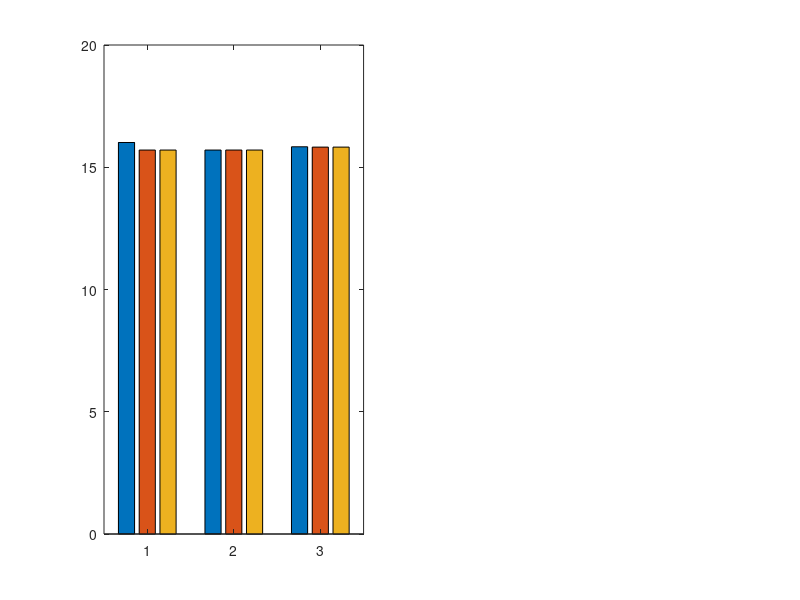

Source code (MATLAB): (Note: this script raises an error after producing the figure.)
%% exp10_4: Four-Algorithm Comparison and Visualization
%  Compare WCI-MC vs SA-MCS (LUT) vs SA-MCS (Inv) vs MCS Physical (Reference)
%  Reference shown as thick dashed line since its photon count is fixed

clc; clear; close all;
cd(fileparts(mfilename('fullpath')));

% ================= Load Data =================
data_wci   = load('data_exp10_WCIMC_None.mat');
data_sa    = load('data_exp10_SA_MCS.mat');
data_sa_inv = load('data_exp10_SA_MCS_Inv.mat');
data_phys  = load('data_exp10_MCS_Physical.mat');

dist_cell = data_wci.dist_cell;
water_types = data_wci.water_types;
num_W = length(water_types);
N_arr = data_wci.N_packets_arr;
num_N = length(N_arr);

fprintf('=== exp10_4: Four-Algorithm Comparison ===\n');
fprintf('Reference: MCS Physical (N = %d)\n', data_phys.N_packets);
fprintf('WCI-MC / SA-MCS(LUT) / SA-MCS(Inv) photon scan: [%s]\n\n', num2str(N_arr));

% ================= Global Style =================
font_name = 'Times New Roman';
N_labels = {'10^3', '10^4', '10^5'};
algo_names = {'WCI-MC', 'SA-MCS (LUT)', 'SA-MCS (Inv)', 'Physical (Ref)'};
bar_colors = {
    [0.35 0.75 0.35], ...   % grass green — WCI-MC
    [1.00 0.50 0.00], ...   % bright orange — SA-MCS LUT
    [0.80 0.20 0.50], ...   % magenta/crimson — SA-MCS Inv
    [0.00 0.00 0.00]};      % black — Physical (dashed line only)

x_ticks = 1:num_N;

for w_idx = 1:num_W
    dists = dist_cell{w_idx};
    num_D = length(dists);

    % --- Figure 1: Path Loss Bar Chart (ref as dashed line) ---
    figure('Position', [50, 100, 320 * num_D, 500]);
    for d_idx = 1:num_D
        subplot(1, num_D, d_idx);
        L = dists(d_idx);
        PL_ref = -data_phys.PL_Cell{w_idx}(d_idx);

        PL_data = zeros(num_N, 3);
        PL_data(:, 1) = -data_wci.PL_Cell{w_idx}(d_idx, :);
        PL_data(:, 2) = -data_sa.PL_Cell{w_idx}(d_idx, :);
        PL_data(:, 3) = -data_sa_inv.PL_Cell{w_idx}(d_idx, :);

        b = bar(PL_data, 'grouped');
        for a = 1:3
            b(a).FaceColor = bar_colors{a};
            b(a).EdgeColor = 'none';
        end
        hold on;
        yline(PL_ref, '--k');
        hold off;

        set(gca, 'XTickLabel', N_labels, 'FontName', font_name);
        xlabel('Photon Count N', 'FontName', font_name);
        ylabel('Path Loss (dB)', 'FontName', font_name);
        title(sprintf('%s  L = %d m', water_types{w_idx}, L), 'FontName', font_name);
        if d_idx == num_D, legend(algo_names, 'Location', 'best', 'FontName', font_name); end
        grid on;
    end
    sgtitle(sprintf('%s — Path Loss Comparison', water_types{w_idx}), 'FontName', font_name, 'FontSize', 13);
    saveas(gcf, sprintf('fig_PL_bar_%s.png', water_types{w_idx}));

    % --- Figure 2: Absolute Error Bar Chart ---
    figure('Position', [50, 100, 320 * num_D, 500]);
    for d_idx = 1:num_D
        subplot(1, num_D, d_idx);
        L = dists(d_idx);
        PL_ref = data_phys.PL_Cell{w_idx}(d_idx);

        err_data = zeros(num_N, 3);
        err_data(:, 1) = abs(data_wci.PL_Cell{w_idx}(d_idx, :) - PL_ref);
        err_data(:, 2) = abs(data_sa.PL_Cell{w_idx}(d_idx, :) - PL_ref);
        err_data(:, 3) = abs(data_sa_inv.PL_Cell{w_idx}(d_idx, :) - PL_ref);

        b = bar(err_data, 'grouped');
        for a = 1:3
            b(a).FaceColor = bar_colors{a};
            b(a).EdgeColor = 'none';
        end

        set(gca, 'XTickLabel', N_labels, 'FontName', font_name);
        xlabel('Photon Count N', 'FontName', font_name);
        ylabel('|PL - PL_{ref}| (dB)', 'FontName', font_name);
        title(sprintf('%s  L = %d m', water_types{w_idx}, L), 'FontName', font_name);
        if d_idx == num_D, legend(algo_names(1:3), 'Location', 'best', 'FontName', font_name); end
        grid on;
    end
    sgtitle(sprintf('%s — Absolute Error vs Reference', water_types{w_idx}), 'FontName', font_name, 'FontSize', 13);
    saveas(gcf, sprintf('fig_err_bar_%s.png', water_types{w_idx}));

    % --- Figure 3: Computation Time Bar Chart ---
    figure('Position', [50, 100, 320 * num_D, 500]);
    for d_idx = 1:num_D
        subplot(1, num_D, d_idx);
        L = dists(d_idx);

        time_data = zeros(num_N, 3);
        time_data(:, 1) = data_wci.Time_Cell{w_idx}(d_idx, :);
        time_data(:, 2) = data_sa.Time_Cell{w_idx}(d_idx, :);
        time_data(:, 3) = data_sa_inv.Time_Cell{w_idx}(d_idx, :);

        b = bar(time_data, 'grouped');
        for a = 1:3
            b(a).FaceColor = bar_colors{a};
            b(a).EdgeColor = 'none';
        end

        set(gca, 'XTickLabel', N_labels, 'FontName', font_name);
        xlabel('Photon Count N', 'FontName', font_name);
        ylabel('Computation Time (s)', 'FontName', font_name);
        title(sprintf('%s  L = %d m', water_types{w_idx}, L), 'FontName', font_name);
        if d_idx == num_D, legend(algo_names(1:3), 'Location', 'best', 'FontName', font_name); end
        grid on;
    end
    sgtitle(sprintf('%s — Computation Time Comparison', water_types{w_idx}), 'FontName', font_name, 'FontSize', 13);
    saveas(gcf, sprintf('fig_time_bar_%s.png', water_types{w_idx}));
end

% ================= Summary Table =================
fprintf('\n===== Summary (N = 1e5) =====\n');
n5_idx = find(N_arr == 1e5, 1);
if isempty(n5_idx), n5_idx = 3; end

fprintf('%-14s | %5s | %8s | %8s | %8s | %8s | %7s | %7s | %7s\n', ...
    'Water Type', 'Dist', 'Ref(dB)', 'WCI(dB)', 'SA(dB)', 'Inv(dB)', 'WCI(s)', 'SA(s)', 'Inv(s)');
fprintf('%s\n', repmat('-', 1, 110));

for w_idx = 1:num_W
    dists = dist_cell{w_idx};
    for d_idx = 1:length(dists)
        L = dists(d_idx);
        PL_ref = data_phys.PL_Cell{w_idx}(d_idx);
        PL_wci = data_wci.PL_Cell{w_idx}(d_idx, n5_idx);
        PL_sa  = data_sa.PL_Cell{w_idx}(d_idx, n5_idx);
        PL_inv = data_sa_inv.PL_Cell{w_idx}(d_idx, n5_idx);
        T_wci  = data_wci.Time_Cell{w_idx}(d_idx, n5_idx);
        T_sa   = data_sa.Time_Cell{w_idx}(d_idx, n5_idx);
        T_inv  = data_sa_inv.Time_Cell{w_idx}(d_idx, n5_idx);
        fprintf('%-14s | %5d | %8.2f | %8.2f | %8.2f | %8.2f | %7.2f | %7.2f | %7.2f\n', ...
            water_types{w_idx}, L, -PL_ref, -PL_wci, -PL_sa, -PL_inv, T_wci, T_sa, T_inv);
    end
end

% ================= Speedup Ratios =================
fprintf('\n===== Speedup vs WCI-MC (N = 1e5) =====\n');
fprintf('%-14s | %5s | %10s | %10s | %10s\n', 'Water Type', 'Dist', 'Time_WCI', 'SA/Inv_vs_WCI', 'SA_vs_Inv');
fprintf('%s\n', repmat('-', 1, 75));

for w_idx = 1:num_W
    dists = dist_cell{w_idx};
    for d_idx = 1:length(dists)
        T_wci = data_wci.Time_Cell{w_idx}(d_idx, n5_idx);
        T_sa  = data_sa.Time_Cell{w_idx}(d_idx, n5_idx);
        T_inv = data_sa_inv.Time_Cell{w_idx}(d_idx, n5_idx);
        fprintf('%-14s | %5d | %9.2fs | %8.1fx / %4.1fx | %8.1fx\n', ...
            water_types{w_idx}, dists(d_idx), T_wci, T_wci/T_sa, T_wci/T_inv, T_inv/T_sa);
    end
end

fprintf('\nAll figures saved to current folder.\n');
